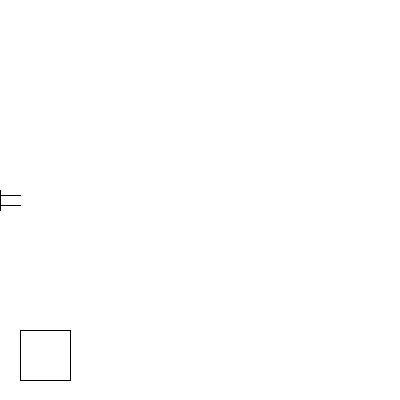
Frame 1 (no input)
Frame 60 (the mouse pressed at the canvas centre just before this capture): identical to frame 1, image omitted
Frame 120 (the mouse held since frame 60 and released just before this capture): identical to frame 1, image omitted

The Processing sketch that drew this single still picture (run headless with seeded random() and noise(); from frame 60 on, the mouse is pressed at the canvas centre):

// Processing sketch: ejercicio3a
// ── ejercicio3a.pde
float posH, tam;

void setup() {
  size(400, 400);
  posH = 0;
}

void draw() {
  background(255);
  fill(255);
  stroke(1);
  rect(20, 330, 50, 50);
  
  if(mouseX > 20 && mouseX < 70 && mouseY > 330 && mouseY < 380) {
    posH = map(mouseX, 20, 70, -5, 380);
    tam = map(mouseY, 330, 380, 20, 340);
  }
  
  
  
  pushMatrix();
  translate(0, height/2);
  
  fill(0);
  rect(0, -10, posH, 20);
  rect(posH, -5, 20, tam);
  rect(posH, 5, 20, -tam);
  popMatrix();
  
  
}
